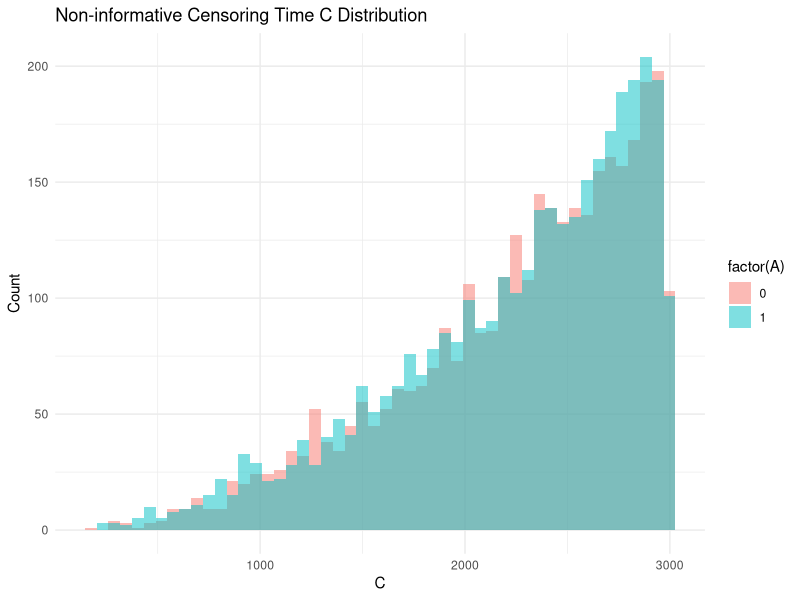
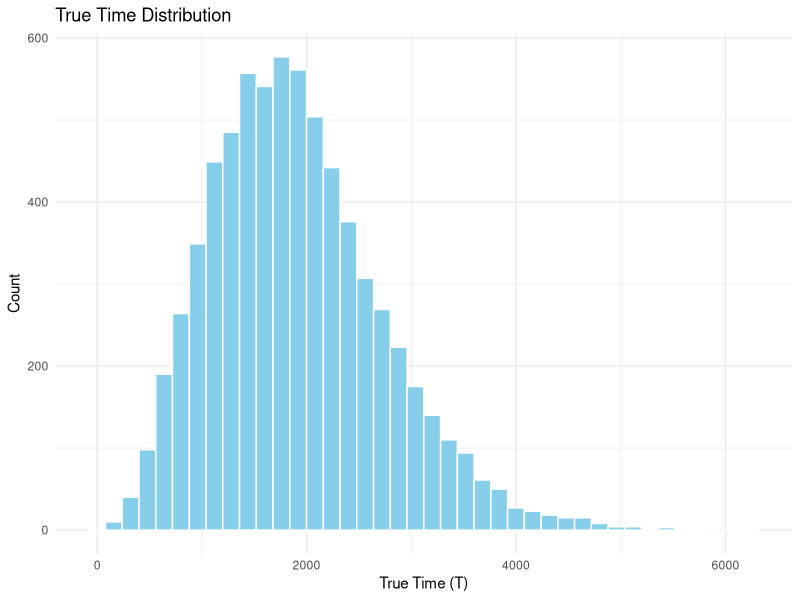
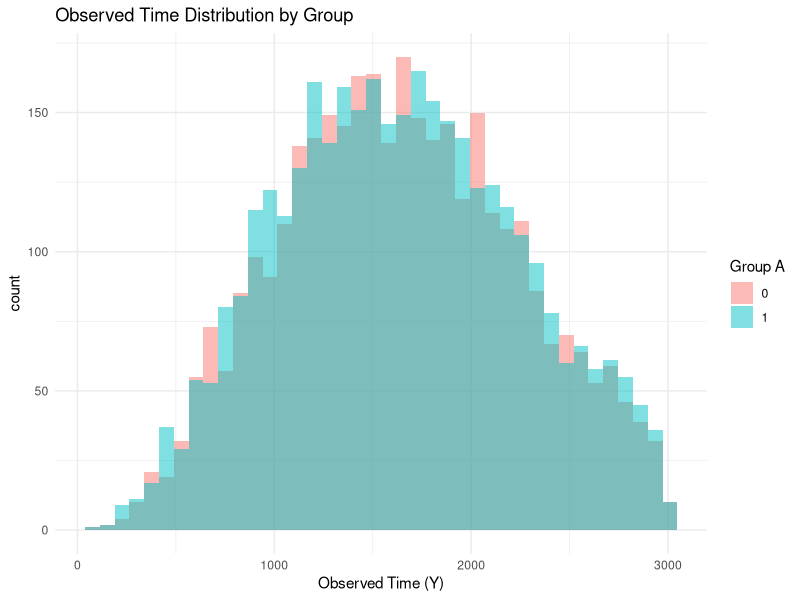
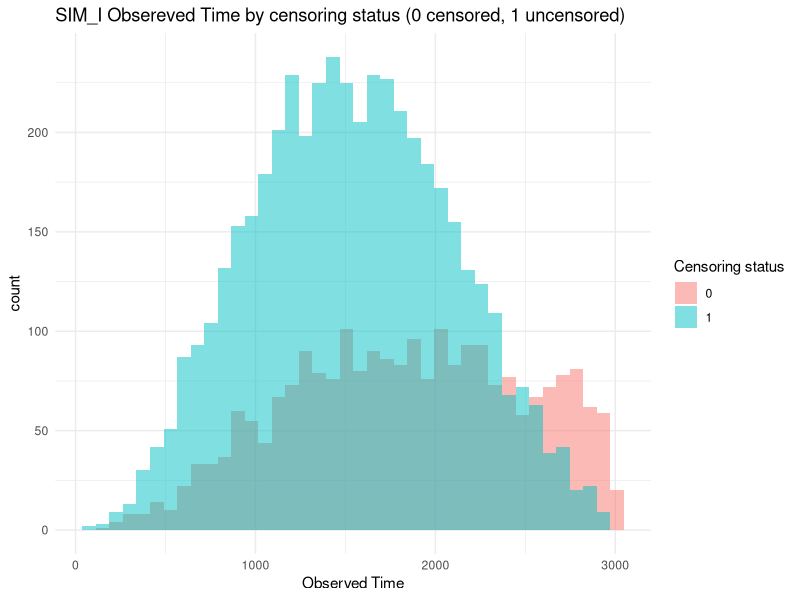
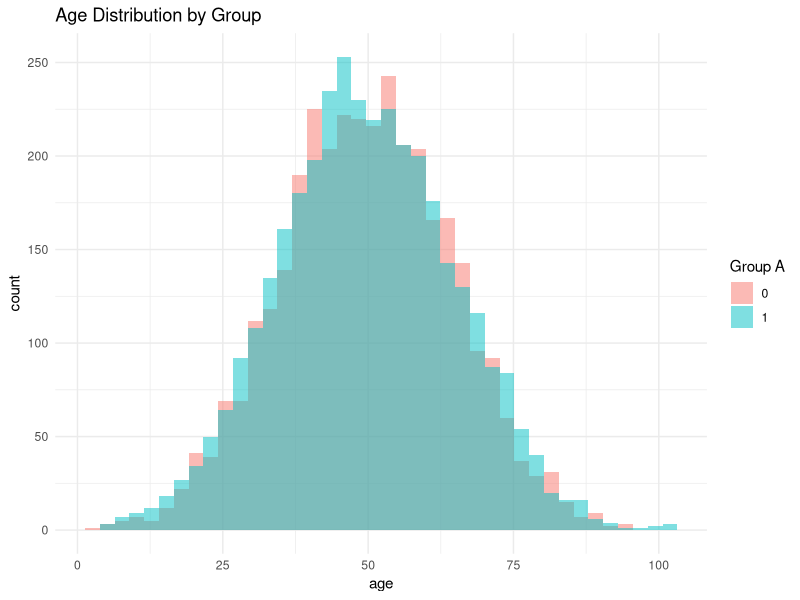
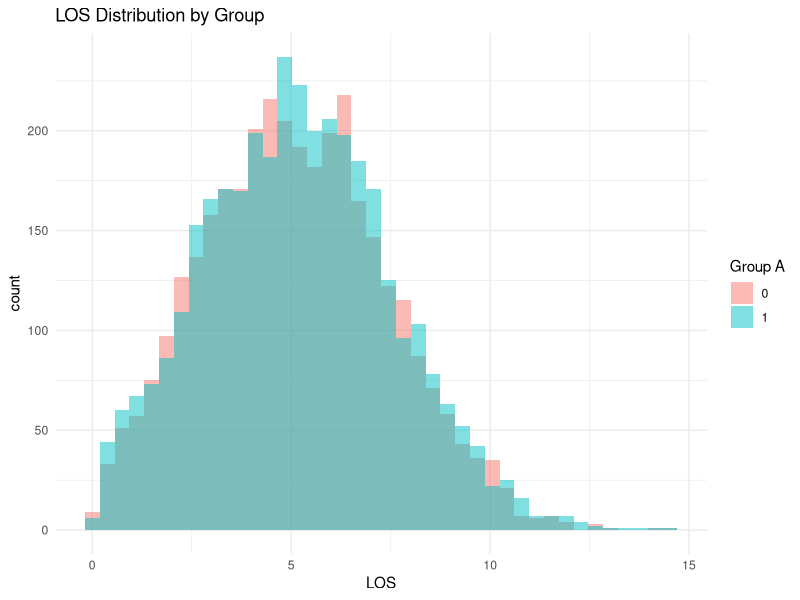
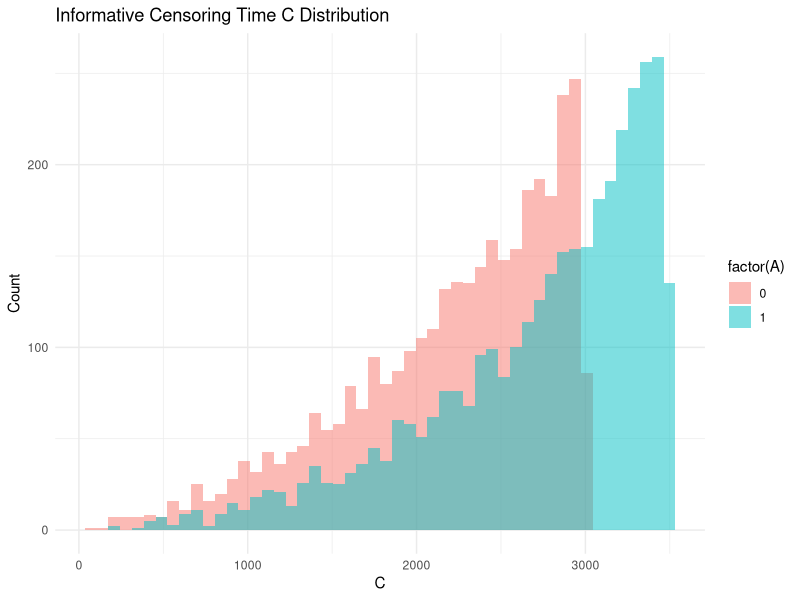
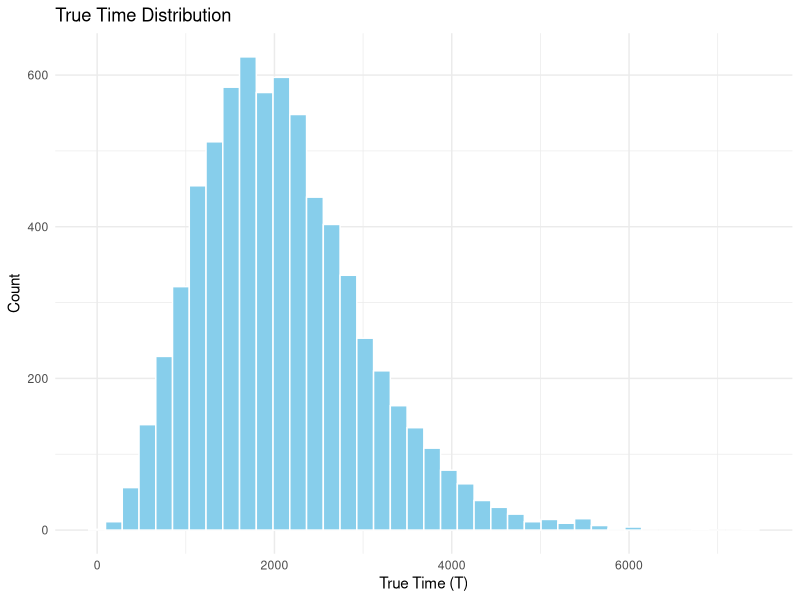

Here is the R script that generated these plots, in order: (Note: this script raises an error after producing the figures.)
## ---- chunk 1
library(ggplot2)
library(survival)
library(tidyverse)
library(knitr)
library(kableExtra)
## ---- chunk 2
generate_data <- function(
  n = 2000,
  pA = 0.5,
  mu_X = c(60, 120),          # mean for each covariate
  sd_X = c(10, 15),           # sd for each covariate
  beta_X = c(0.03, 0.014),    # coefficients for covariates
  beta_A = 0,                 # group effect
  lambda = 0.004,             # baseline rate for Weibull
  k = 1.5,                    # shape parameter
  # mu,                   # baseline censoring rate
  b_c,
  p_c,
  alpha = 0,                  # censoring dependence
  Cmax_A0 = 10,               # max follow-up (group 0)
  Cmax_A1 = 10,               # max follow-up (group 1)
  seed = 497
) {
  set.seed(seed)
  
  pX <- length(mu_X)
  if (length(sd_X) != pX | length(beta_X) != pX)
    stop("Lengths of mu_X, sd_X, and beta_X doesn't match.")
  
  # Sensitive attribute
  A <- rbinom(n, 1, pA)
  
  # Covariates
  X <- matrix(NA, nrow = n, ncol = pX)
  for (j in 1:pX) {
    X[, j] <- rnorm(n, mean = mu_X[j], sd = sd_X[j])
  }
  colnames(X) <- c("age", "LOS", "eGFR", "Hemoglobin", "CCI")
  
  # True event time 
  Z <- scale(X, center = mu_X, scale = sd_X)
  eta <- as.vector(Z %*% beta_X) + beta_A * A
  
  # eta <- beta_A * A + X %*% beta_X
  U <- runif(n)
  T_true <- ((-log(U)) / (lambda * exp(eta)))^(1 / k)
  
  # Max follow-up
  Cmax <- ifelse(A == 0, Cmax_A0, Cmax_A1)
  
  #  Censoring time
  Uc <- runif(n)
  biased_Uc <- Uc^(exp(alpha * eta))
  C <- (biased_Uc)^(1 / p_c) * Cmax
  # C <- (biased_Uc)^(1 / p_c) * max(Cmax_A0, Cmax_A1)
  
  # Observed data
  Y <- pmin(T_true, C, Cmax)
  Delta <- as.numeric(T_true <= pmin(C, Cmax))
  
  data <- data.frame(
    id = 1:n,
    A = A,
    X,
    T_true = T_true,
    C = C,
    Cmax = Cmax,
    Y = Y,
    Delta = Delta
  )
  
  return(data)
}



## ---- chunk 3
# X choice:
mu_X = c(50,    # age
         5,   # LOS (Length of Stay)
         70,    # eGFR
         13.2,  # Hemoglobin
         2)     # CCI (Charlson Comorbidity Index)
         

sd_X = c(15,    # age
         2.5,   # LOS (Length of Stay)
         20,    # eGFR
         1.6,  # Hemoglobin
         1.5)     # CCI (Charlson Comorbidity Index)

beta_X = c(0.3,  # age
         0.4,   # LOS (Length of Stay)
         -0.22,    # eGFR
         -0.3,  # Hemoglobin
         0.35)     # CCI (Charlson Comorbidity Index)

# beta_X = c(0.3,  # age
#          0.4,   # LOS (Length of Stay)
#          -0.25,    # eGFR
#          -0.3,  # Hemoglobin
#          0.4)     # CCI (Charlson Comorbidity Index)

k <- 3
lambda <- 1e-10

b_c <- 3000
p_c <- 3


# Scenario I: all assumptions hold
data_I <- generate_data(
  n = 8000,
  mu_X = mu_X,
  sd_X = sd_X,
  beta_X = beta_X,
  lambda = lambda,
  k = k,
  b_c = b_c,
  p_c = p_c,
  beta_A = 0,
  alpha = 0,
  Cmax_A0 =3000,
  Cmax_A1 = 3000
)
data_I <- data_I |> filter(age > 1, C > 1, LOS > 0.1, eGFR > 0.1, Hemoglobin > 0.1, CCI > 0.1)
data_I$CCI  <- round(data_I$CCI)

# Scenario II: violation of assumptions
data_II <- generate_data(
  n = 8000,
  mu_X = mu_X,
  sd_X = sd_X,
  beta_X = beta_X,
  lambda = lambda,
  k = k,
  b_c = b_c,
  p_c = p_c,
  beta_A = -0.5,
  alpha = 0.5,
  Cmax_A0 = 3000,
  Cmax_A1 = 3500
)

data_II <- data_II |> filter(age > 1, C > 1, LOS > 0.1, eGFR > 0.1, Hemoglobin > 0.1, CCI > 0.1)
data_II$CCI  <- round(data_II$CCI)


# head(data_I)
# head(data_II)


## ---- chunk 4
dat <- data_I
# dat <- read.csv("data/data_I.csv")

cat("Dataset size:", nrow(dat), "\n")
cat("Columns:", names(dat), "\n")

summary(dat)

cat("\nOverall censoring rate:\n")
mean(dat$Delta == 0)

cat("\nCensoring rate by group (A=0, A=1):\n")
tapply(dat$Delta == 0, dat$A, mean)

summary(dat$C)

ggplot(dat, aes((x = C), fill = factor(A))) +
  geom_histogram(alpha = 0.5, bins = 50, position = "identity") +
  labs(
    title = "Non-informative Censoring Time C Distribution",
    x = "C",
    y = "Count"
  ) +
  theme_minimal()

ggplot(dat, aes(x = T_true)) +
  geom_histogram(bins = 40, fill = "skyblue", color = "white") +
  labs(title = "True Time Distribution",
       x = "True Time (T)",
       y = "Count")+
  theme_minimal()

ggplot(dat, aes(x = Y, fill = factor(A))) +
  geom_histogram(alpha = 0.5, bins = 40, position = "identity") +
  labs(title = "Observed Time Distribution by Group",
       x = "Observed Time (Y)",
       fill = "Group A") +
  theme_minimal()

ggplot(dat, aes(x = Y, fill = factor(Delta))) +
  geom_histogram(alpha = 0.5, bins = 40, position = "identity") +
  labs(title = "SIM_I Obsereved Time by censoring status (0 censored, 1 uncensored) ",
       x = "Observed Time",
       fill = "Censoring status") +
  theme_minimal()

ggplot(dat, aes(x = age, fill = factor(A))) +
  geom_histogram(alpha = 0.5, bins = 40, position = "identity") +
  labs(title = "Age Distribution by Group", fill = "Group A") +
  theme_minimal()

ggplot(dat, aes(x = LOS, fill = factor(A))) +
  geom_histogram(alpha = 0.5, bins = 40, position = "identity") +
  labs(title = "LOS Distribution by Group", fill = "Group A") +
  theme_minimal()


## ---- chunk 5
dat <- data_II

cat("Dataset size:", nrow(dat), "\n")
cat("Columns:", names(dat), "\n")

summary(dat)

cat("\nOverall censoring rate:\n")
mean(dat$Delta == 0)

cat("\nCensoring rate by group (A=0, A=1):\n")
tapply(dat$Delta == 0, dat$A, mean)

summary(dat$C)

ggplot(dat, aes((x = C), fill = factor(A))) +
  geom_histogram(alpha = 0.5, bins = 50, position = "identity") +
  labs(
    title = "Informative Censoring Time C Distribution",
    x = "C",
    y = "Count"
  ) +
  theme_minimal()

ggplot(dat, aes(x = T_true)) +
  geom_histogram(bins = 40, fill = "skyblue", color = "white") +
  labs(title = "True Time Distribution",
       x = "True Time (T)",
       y = "Count")+
  theme_minimal()

ggplot(dat, aes(x = Y, fill = factor(Delta))) +
  geom_histogram(alpha = 0.5, bins = 40, position = "identity") +
  labs(title = "SIM_II Obsereved Time by censoring status (0 censored, 1 uncensored) ",
       x = "Observed Time",
       fill = "Censoring status") +
  theme_minimal()

ggplot(dat, aes(x = Y, fill = factor(Delta))) +
  geom_histogram(alpha = 0.5, bins = 40, position = "identity") +
  labs(title = "Events (Δ=1) vs Censored (Δ=0)",
       x = "Observed Time",
       fill = "Event Indicator") +
  theme_minimal()

ggplot(dat, aes(x = age, fill = factor(A))) +
  geom_histogram(alpha = 0.5, bins = 40, position = "identity") +
  labs(title = "Age Distribution by Group", fill = "Group A") +
  theme_minimal()

ggplot(dat, aes(x = LOS, fill = factor(A))) +
  geom_histogram(alpha = 0.5, bins = 40, position = "identity") +
  labs(title = "LOS Distribution by Group", fill = "Group A") +
  theme_minimal()

## ---- chunk 6
var_order <- c("T_true", "C", "Y", "age", "LOS", "eGFR", "Hemoglobin", "CCI")
var_sim_ii <- c("T_true", "C", "Y")

summary_table <- function(df, name){
  if (name == "SIM_II") {
    vars_to_use <- var_sim_ii
  } else {
    vars_to_use <- var_order
  }
  
  df %>%
    select(all_of(vars_to_use)) %>%
    pivot_longer(cols = everything(),
                 names_to = "Variable",
                 values_to = "Value") %>%
    group_by(Variable) %>%
    summarise(
      Min    = round(min(Value, na.rm = TRUE), 2),
      Q1     = round(quantile(Value, 0.25, na.rm = TRUE), 2),
      Median = round(median(Value, na.rm = TRUE), 2),
      Mean   = round(mean(Value, na.rm = TRUE), 2),
      Q3     = round(quantile(Value, 0.75, na.rm = TRUE), 2),
      Max    = round(max(Value, na.rm = TRUE), 2),
      .groups = "drop"
    ) %>%
    mutate(Dataset = name) %>%
    relocate(Dataset, Variable)
}
tbl_I  <- summary_table(data_I, "SIM_I")

tbl_II <- summary_table(data_II, "SIM_II")

summary_all <- bind_rows(tbl_I, tbl_II) %>%
  mutate(Variable = factor(Variable, levels = var_order),
         Dataset  = factor(Dataset, levels = c("SIM_I", "SIM_II"))) %>%
  arrange(Dataset, Variable)  

summary_all %>%
  kable("latex", booktabs = TRUE, caption = "Summary Statistics for Two Simulated Datasets") %>%
  kable_styling(latex_options = c("hold_position")) %>% 
  save_kable("summary_statistic.tex")
## ---- chunk 7
censor_table <- function(df, name){
  df %>%
    mutate(censored = 1 - Delta) %>%
    summarise(
      Censor_A0 = mean(censored[A == 0], na.rm=TRUE) * 100,
      Censor_A1 = mean(censored[A == 1], na.rm=TRUE) * 100,
      Censor_Overall = mean(censored, na.rm=TRUE) * 100
    ) %>%
        mutate(
      Dataset = name,
      across(starts_with("Censor_"), ~ sprintf("%.1f%%", .x))  # 转成百分比格式
    ) %>%
    select(Dataset, everything())
}

cen_I  <- censor_table(data_I, "SIM_I")
cen_II <- censor_table(data_II, "SIM_II")

censor_all <- bind_rows(cen_I, cen_II)

censor_all %>%
  kable("latex", booktabs = TRUE, digits = 3,
        caption = "Censoring Rates by Group and Overall") %>%
  kable_styling(latex_options = c("hold_position")) %>% 
  save_kable("censoring_rate.tex")

## ---- chunk 8
write.csv(data_I, "data/data_I.csv", row.names = FALSE)
write.csv(data_II, "data/data_II.csv", row.names = FALSE)
## ---- chunk 9
flc <- read.csv("FISA/Data/FLChain/flchain.csv")

## ---- chunk 10
cat("Dataset size:", nrow(flc), "\n")
cat("Columns:", names(flc), "\n")

summary(flc)

cat("\nOverall censoring rate:\n")
mean(flc$status == 0)

cat("\nCensoring rate by sex:\n")
tapply(flc$status == 0, flc$sex, mean)

ggplot(flc, aes(x = time, fill = factor(sex))) +
  geom_histogram(alpha = 0.5, bins = 40, position = "identity") +
  labs(title = "Observed Time Distribution by sex",
       x = "Observed Time (Y)",
       fill = "sex") +
  theme_minimal()

ggplot(flc, aes(x = time, fill = factor(status))) +
  geom_histogram(alpha = 0.5, bins = 40, position = "identity") +
  labs(title = "FLChain Obsereved Time by censoring status (0 censored, 1 uncensored) ",
       x = "Observed Time",
       fill = "Censoring status") +
  theme_minimal()

ggplot(flc, aes(x = age, fill = factor(sex))) +
  geom_histogram(alpha = 0.5, bins = 40, position = "identity") +
  labs(title = "Age Distribution by sex", fill = "sex") +
  theme_minimal()

flc |> filter(kappa < 10) |> 
  ggplot(aes(x = kappa, fill = factor(sex))) +
    geom_histogram(alpha = 0.5, bins = 40, position = "identity") +
    labs(title = "< 10 kappa Distribution by sex", fill = "sex") +
    theme_minimal()

flc |> filter(lambda < 10) |> 
  ggplot(aes(x = lambda, fill = factor(sex))) +
  geom_histogram(alpha = 0.5, bins = 40, position = "identity") +
  labs(title = "< 10 lambda Distribution by sex", fill = "sex") +
  theme_minimal()

ggplot(flc, aes(x = flc.grp, fill = factor(sex))) +
  geom_bar(alpha = 0.5, position = "identity") +
  labs(title = "flc.grp Distribution by sex", fill = "sex") +
  theme_minimal()

flc |> filter(creatinine < 4) |> 
  ggplot(aes(x = creatinine, fill = factor(sex))) +
    geom_histogram(alpha = 0.5, bins = 40, position = "identity") +
    labs(title = "< 4 creatinine Distribution by sex", fill = "sex") +
    theme_minimal()

ggplot(flc, aes(x = mgus, fill = factor(sex))) +
  geom_bar(alpha = 0.5, position = "identity") +
  labs(title = "mgus Distribution by sex", fill = "sex") +
  theme_minimal()
